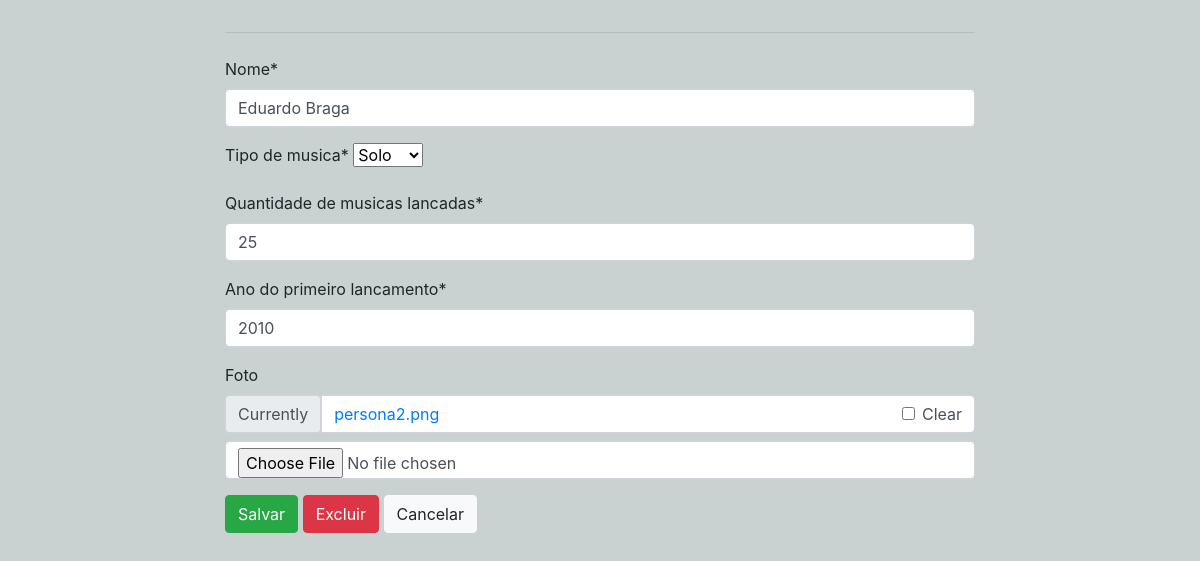
The app's page /update/5/ with its own data.
### artista/models.py (models this page shows, shortened)
class Artista(models.Model):
    nome = models.CharField(max_length=100)
    tp = (
        ("Banda", "Banda"),
        ("Coral", "Coral"),
        ("Solo", "Solo"),
    )
    tipo_de_musica = models.CharField(max_length=30, choices=tp,default="Solo")
    quantidade_de_musicas_lancadas = models.IntegerField()
    ano_do_primeiro_lancamento = models.IntegerField()
    foto = models.ImageField(null=True, blank=True)

### artista/views.py (the view)
# urls.py: path('update/<int:id>/', update_artista, name='update_artista'),
def update_artista(request, id):
    artista = Artista.objects.get(id=id)
    form = ArtistaForm(request.POST or None, instance=artista)
    if form.is_valid():
        form.save()
        return redirect('list_artista')
    return render(request, 'artista-form.html', {'form': form, 'artista': artista})

### artista/forms.py
class ArtistaForm(forms.ModelForm):
    class Meta:
        model = Artista
        fields = ['nome', 'tipo_de_musica', 'quantidade_de_musicas_lancadas', 'ano_do_primeiro_lancamento', 'foto']

### artista/templates/artista-form.html (shortened to what this page needs)
{% extends 'base.html' %}
{% load crispy_forms_tags %}
{% block content %}
      <form method="POST" novalidate>
        <div class="form-group">
          {{ form.nome |as_crispy_field }}
        </div>
          <div class="form-group">
            {{ form.tipo_de_musica |as_crispy_field }}
          </div>
          <div class="form-group">
            {{ form.quantidade_de_musicas_lancadas |as_crispy_field  }}
          </div>
          <div class="form-group">
            {{ form.ano_do_primeiro_lancamento |as_crispy_field  }}
          </div>
          <div class="form-group">
            {{ form.foto |as_crispy_field }}
          </div>
          <button type="submit" class="btn btn-success">Salvar</button>
            {% if artista %}
                 <a href="{% url 'delete_artista' artista.id %}" class="btn btn-danger">Excluir</a>
            {% endif %}
          <a class="btn btn-light" href="{% url 'list_artista' %}">Cancelar</a>
      </form>
{% endblock %}

### artista/templates/base.html (style rules this page uses)
body { background-color:#C9D1D1; }

### records on screen
Artista: nome "Eduardo Braga", tipo_de_musica "Solo", quantidade_de_musicas_lancadas "25", ano_do_primeiro_lancamento "2010"
